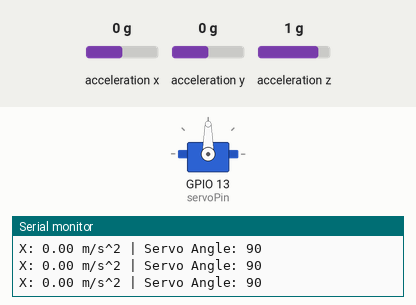
A sketch run on a simulated ESP32. Parts: servo, the last lines printed to the serial monitor. Inputs (shaded band) come from the test bench; at power-on: acceleration x 0 g, acceleration y 0 g, acceleration z 1 g.

Above: at 1.2 s.
1.3 s: acceleration x set to -1.4 g
At 2.2 s:
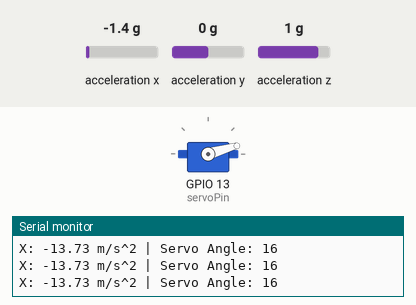
2.8 s: acceleration x set to -0.8 g
At 4.0 s:
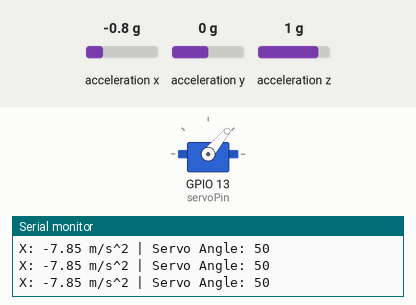
4.3 s: acceleration x set to 0.8 g
At 4.7 s:
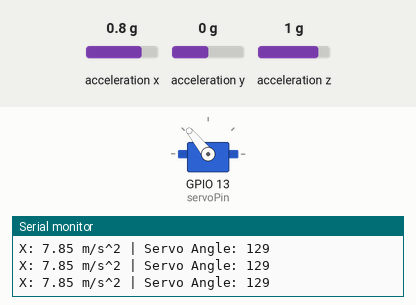
5.8 s: acceleration x set to 1.4 g
At 6.6 s:
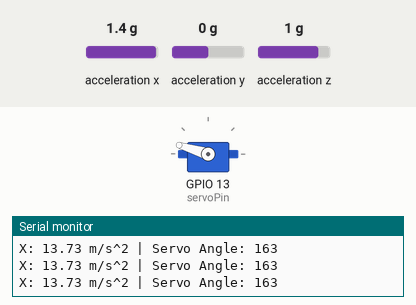
7.3 s: acceleration x set to 0 g
At 8.5 s:
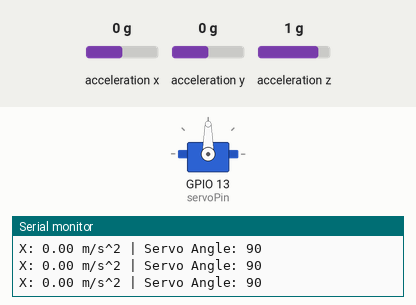
Timing chart, 0 to 9.8 s (numbered marks = the images above; inputs shaded):
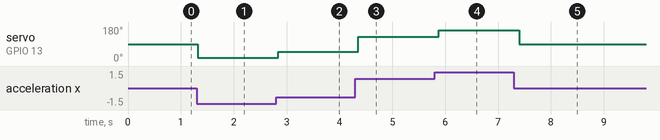

The sketch:

Servo_with_Accelerometer.ino
```cpp
#include <Wire.h>
#include <Adafruit_Sensor.h>
#include <Adafruit_ADXL345_U.h>
#include <ESP32Servo.h>

Adafruit_ADXL345_Unified accel = Adafruit_ADXL345_Unified(12345);

Servo myServo;

const int servoPin = 13;

void setup()
{
  Serial.begin(115200);

  myServo.attach(servoPin);

  if (!accel.begin())
  {
    Serial.println("No ADXL345 detected!");
    while (1)
      ;
  }

  accel.setRange(ADXL345_RANGE_16_G);
}

void loop()
{
  sensors_event_t event;
  accel.getEvent(&event);

  int servoAngle = map(event.acceleration.x, -16, 16, 0, 180);

  servoAngle = constrain(servoAngle, 0, 180);

  myServo.write(servoAngle);

  Serial.print("X: ");
  Serial.print(event.acceleration.x);
  Serial.print(" m/s^2 | Servo Angle: ");
  Serial.println(servoAngle);

  delay(100);
}
```

Measured:
- after the input at 1.3 s, servo on GPIO 13 (servoPin): 90° → 16° at once
- after the input at 2.8 s, servo on GPIO 13 (servoPin): 16° → 50° at once
- after the input at 4.3 s, servo on GPIO 13 (servoPin): 50° → 129° after 0.06 s
- after the input at 5.8 s, servo on GPIO 13 (servoPin): 129° → 163° after 0.08 s
- after the input at 7.3 s, servo on GPIO 13 (servoPin): 163° → 90° after 0.10 s
